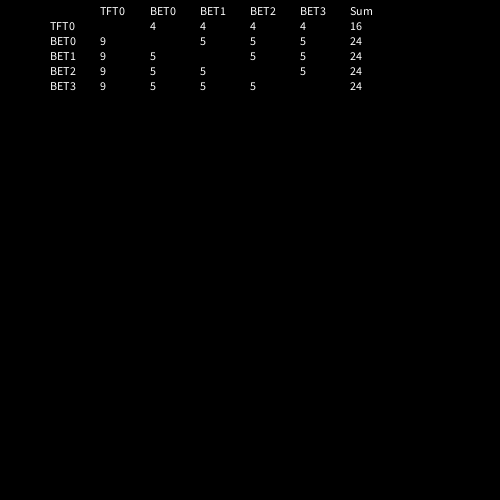
Frame 1 (no input)
Frame 60 (the mouse pressed at the canvas centre just before this capture): identical to frame 1, image omitted
Frame 120 (the mouse held since frame 60 and released just before this capture): identical to frame 1, image omitted

The Processing sketch that drew this single still picture (run headless with seeded random() and noise(); from frame 60 on, the mouse is pressed at the canvas centre):

// Processing sketch: PrisonersDilemma
// ── PrisonersDilemma.pde
ArrayList prison = new ArrayList();
int hSize = 15, wSize = 50;
void setup(){
  size(500,500);
  background(0);
  stroke(255);
  scenario1();
  int pNum = prison.size();  
  int[] sumPoint = new int[pNum];
  for(int i=0; i<prison.size();i++){ 
    text(((Prisoner)prison.get(i)).name, wSize, (i+2)*hSize);
    text(((Prisoner)prison.get(i)).name, (i+2)*wSize,hSize);
  }

  text("Sum", (pNum+2)*wSize,hSize);
  String score = "";
  for(int i=0; i<prison.size();i++){
    for(int j=i+1; j<pNum; j++){
      Game game = new Game((Prisoner)prison.get(i), (Prisoner)prison.get(j));     
      game.calc();
      text(((Prisoner)prison.get(j)).getPoint(), (i+2)*wSize, (j+2)*hSize);
      text(((Prisoner)prison.get(i)).getPoint(), (j+2)*wSize, (i+2)*hSize);
      sumPoint[i] += ((Prisoner)prison.get(i)).getPoint();
      sumPoint[j] += ((Prisoner)prison.get(j)).getPoint();
      ((Prisoner)prison.get(i)).reset(); ((Prisoner)prison.get(j)).reset();
    }
    text(sumPoint[i], (pNum+2)*wSize,(i+2)*hSize);
  }
}

void scenario4(){
  for(int i=0; i<9; i++)
    prison.add(new TFTPrisoner());
  for(int i=9; i<12; i++)
    prison.add(new CooperatePrisoner());
  for(int i=12; i<18; i++)
    prison.add(new BetrayPrisoner());   
}

void scenario1(){
  prison.add(new TFTPrisoner());
  for(int i=0; i<4;i++)  prison.add(new BetrayPrisoner());
}

void scenario2(){
  prison.add(new TFTPrisoner());
  for(int i=0; i<4; i++) prison.add(new CooperatePrisoner()); 
}

void scenario3(){
  prison.add(new TFTPrisoner());
  prison.add(new CooperatePrisoner());
  prison.add(new CooperatePrisoner());
  prison.add(new BetrayPrisoner());
  prison.add(new BetrayPrisoner());
}
void draw(){
  
}

final int Cooperate=1, Betray=0;
final int[] pointTable = {1, 5, 0, 3};

abstract class Prisoner{
  protected ArrayList myScore;
  protected ArrayList partScore;
  protected int point;
  protected String name;
  Prisoner(){
   myScore = new ArrayList();   
   partScore = new ArrayList();   //enemy Score
   point=0;
  }
  void setScore(int me, int part){
    myScore.add(me);
    partScore.add(part);
    point+= pointTable[(me<<1)|part];
  }
  void reset(){
   point=0;
   myScore = new ArrayList();
   partScore = new ArrayList(); 
  }
  int getPoint(){
   return point; 
  }
  abstract int calc();
};

int TFTnum = 0;
class TFTPrisoner extends Prisoner{
  TFTPrisoner(){
    super();
    name = "TFT" + (TFTnum++);
  }
  int calc(){
   if(partScore.size()==0) 
     return Cooperate;
   return (Integer)partScore.get(partScore.size()-1);
  }
};

int BetNum = 0;
class BetrayPrisoner extends Prisoner{
  BetrayPrisoner(){
   super();
   name="BET" + (BetNum++);
  }
  int calc(){
    return Betray;
  }
}

int CooNum = 0;
class CooperatePrisoner extends Prisoner{
  CooperatePrisoner(){
   super();
   name="COO" + (CooNum++);
  }
  int calc(){
    return Cooperate;
  }
}

class Game{
 Prisoner A, B;
 int time;
   Game(Prisoner _A, Prisoner _B){
    A = _A;
    B = _B;
    time=0;
   }
   
   void calc(){
     for(int t=0; t<5; t++){
      int a = A.calc();
      int b = B.calc();
      A.setScore(a,b);
      B.setScore(b,a);
     }
   }
}
